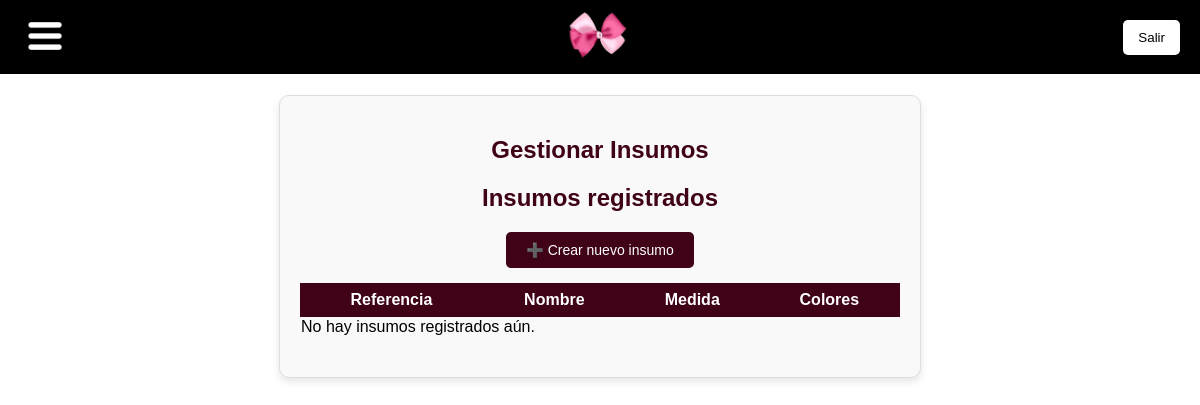
Before: /insumos/ with the older database file.
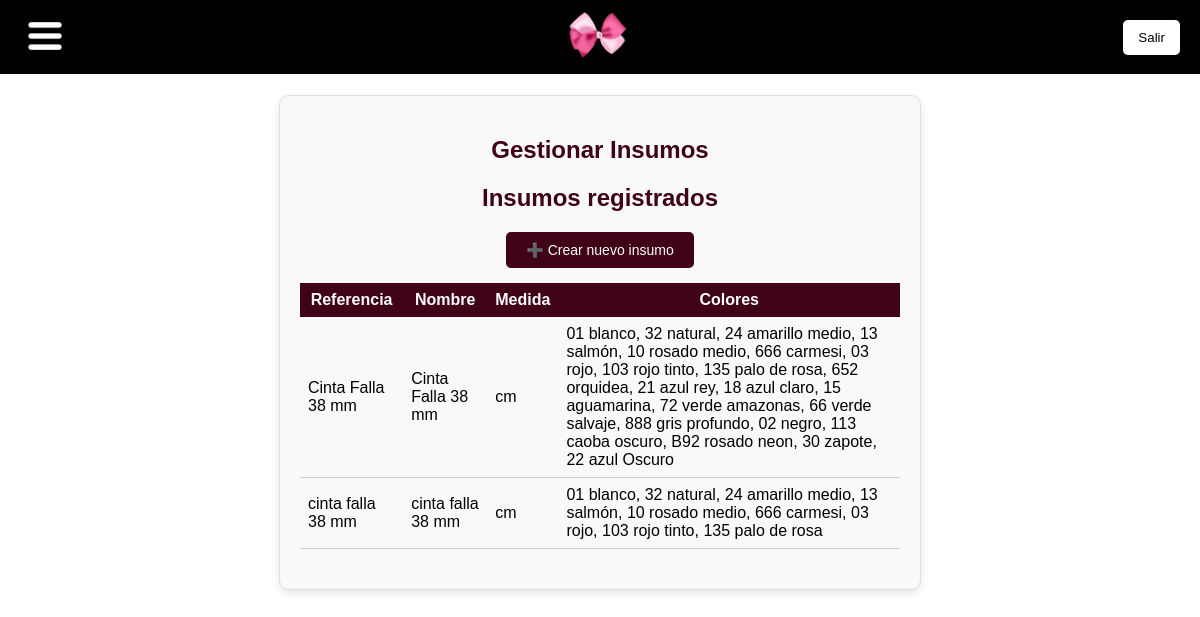
After: the same page with the newer database file.
### app_alejandra/models.py (models this page shows, shortened)
class Insumo2(models.Model):
    imagen_url = models.CharField(max_length=500, blank=True, null=True)  # Guardará la URL de la imagen
    referencia = models.CharField(max_length=500, unique=True, null=True)
    nombre = models.CharField(max_length=500, null=True)
    medida = models.ForeignKey('Medida', on_delete=models.CASCADE)
    colores = models.ManyToManyField('Color')

class Medida(models.Model):
    nombre = models.CharField(max_length=50, unique=True)

class Color(models.Model):
    nombre = models.CharField(max_length=50, unique=True)

### app_alejandra/views.py (the view, shortened to what this page needs)
# urls.py: path('insumos/', views.supplies_view, name='insumos'),
def supplies_view(request):
    colores = Color.objects.all()
    medidas = Medida.objects.all()
    referencias = Referencia.objects.all()
    nombres = Nombre.objects.all()
    insumos_creados = Insumo2.objects.select_related('medida').prefetch_related('colores').all()
    return render(request, 'supplies.html', {
        'colores': colores,
        'medidas': medidas,
        'referencias': referencias,
        'nombres': nombres,
        'insumos_creados': insumos_creados
    })

### app_alejandra/templates/supplies.html (shortened to what this page needs)
{% extends "base.html" %}
{% block content %}
<div class="form-container">
    <h2>Gestionar Insumos</h2>
    <div id="lista-insumos" style="display: block;">
        <h2>Insumos registrados</h2>
        <div class="form-group button-container">
            <button type="button" onclick="mostrarFormulario()">➕ Crear nuevo insumo</button>
        </div>
        <table style="width: 100%; border-collapse: collapse; margin-bottom: 20px;">
            <thead>
                <tr style="background-color: #3F0216; color: white;">
                    <th style="padding: 8px;">Referencia</th>
                    <th style="padding: 8px;">Nombre</th>
                    <th style="padding: 8px;">Medida</th>
                    <th style="padding: 8px;">Colores</th>
                </tr>
            </thead>
            <tbody>
                {% for insumo in insumos_creados %}
                <tr style="border-bottom: 1px solid #ccc;">
                    <td style="padding: 8px;">{{ insumo.referencia }}</td>
                    <td style="padding: 8px;">{{ insumo.nombre }}</td>
                    <td style="padding: 8px;">{{ insumo.medida.nombre }}</td>
                    <td style="padding: 8px;">
                        {% for color in insumo.colores.all %}
                            {{ color.nombre }}{% if not forloop.last %}, {% endif %}
                        {% endfor %}
                    </td>
                </tr>
                {% empty %}
                <tr><td colspan="4">No hay insumos registrados aún.</td></tr>
                {% endfor %}
            </tbody>
        </table>
    </div>
</div>
{% endblock %}

Changed rows visible on the page:
added Insumo2: referencia "Cinta Falla 38 mm", nombre "Cinta Falla 38 mm", medida.nombre "cm"
added Color: nombre "01 blanco"
added Color: nombre "32 natural"
added Color: nombre "24 amarillo medio"
added Color: nombre "13 salmón"
added Color: nombre "10 rosado medio"
added Color: nombre "666 carmesi"
added Color: nombre "03 rojo"
added Color: nombre "103 rojo tinto"
added Color: nombre "135 palo de rosa"
added Color: nombre "652 orquidea", shown under "Cinta Falla 38 mm"
added Color: nombre "21 azul rey", shown under "Cinta Falla 38 mm"
added Color: nombre "18 azul claro", shown under "Cinta Falla 38 mm"
added Color: nombre "15 aguamarina", shown under "Cinta Falla 38 mm"
added Color: nombre "72 verde amazonas", shown under "Cinta Falla 38 mm"
added Color: nombre "66 verde salvaje", shown under "Cinta Falla 38 mm"
added Color: nombre "888 gris profundo", shown under "Cinta Falla 38 mm"
added Color: nombre "02 negro", shown under "Cinta Falla 38 mm"
added Color: nombre "113 caoba oscuro", shown under "Cinta Falla 38 mm"
added Color: nombre "B92 rosado neon", shown under "Cinta Falla 38 mm"
added Color: nombre "30 zapote", shown under "Cinta Falla 38 mm"
added Color: nombre "22 azul Oscuro", shown under "Cinta Falla 38 mm"
added Insumo2: referencia "cinta falla 38 mm", nombre "cinta falla 38 mm", medida.nombre "cm"
Other visible differences:
text no longer shown: "No hay insumos registrados aún."
